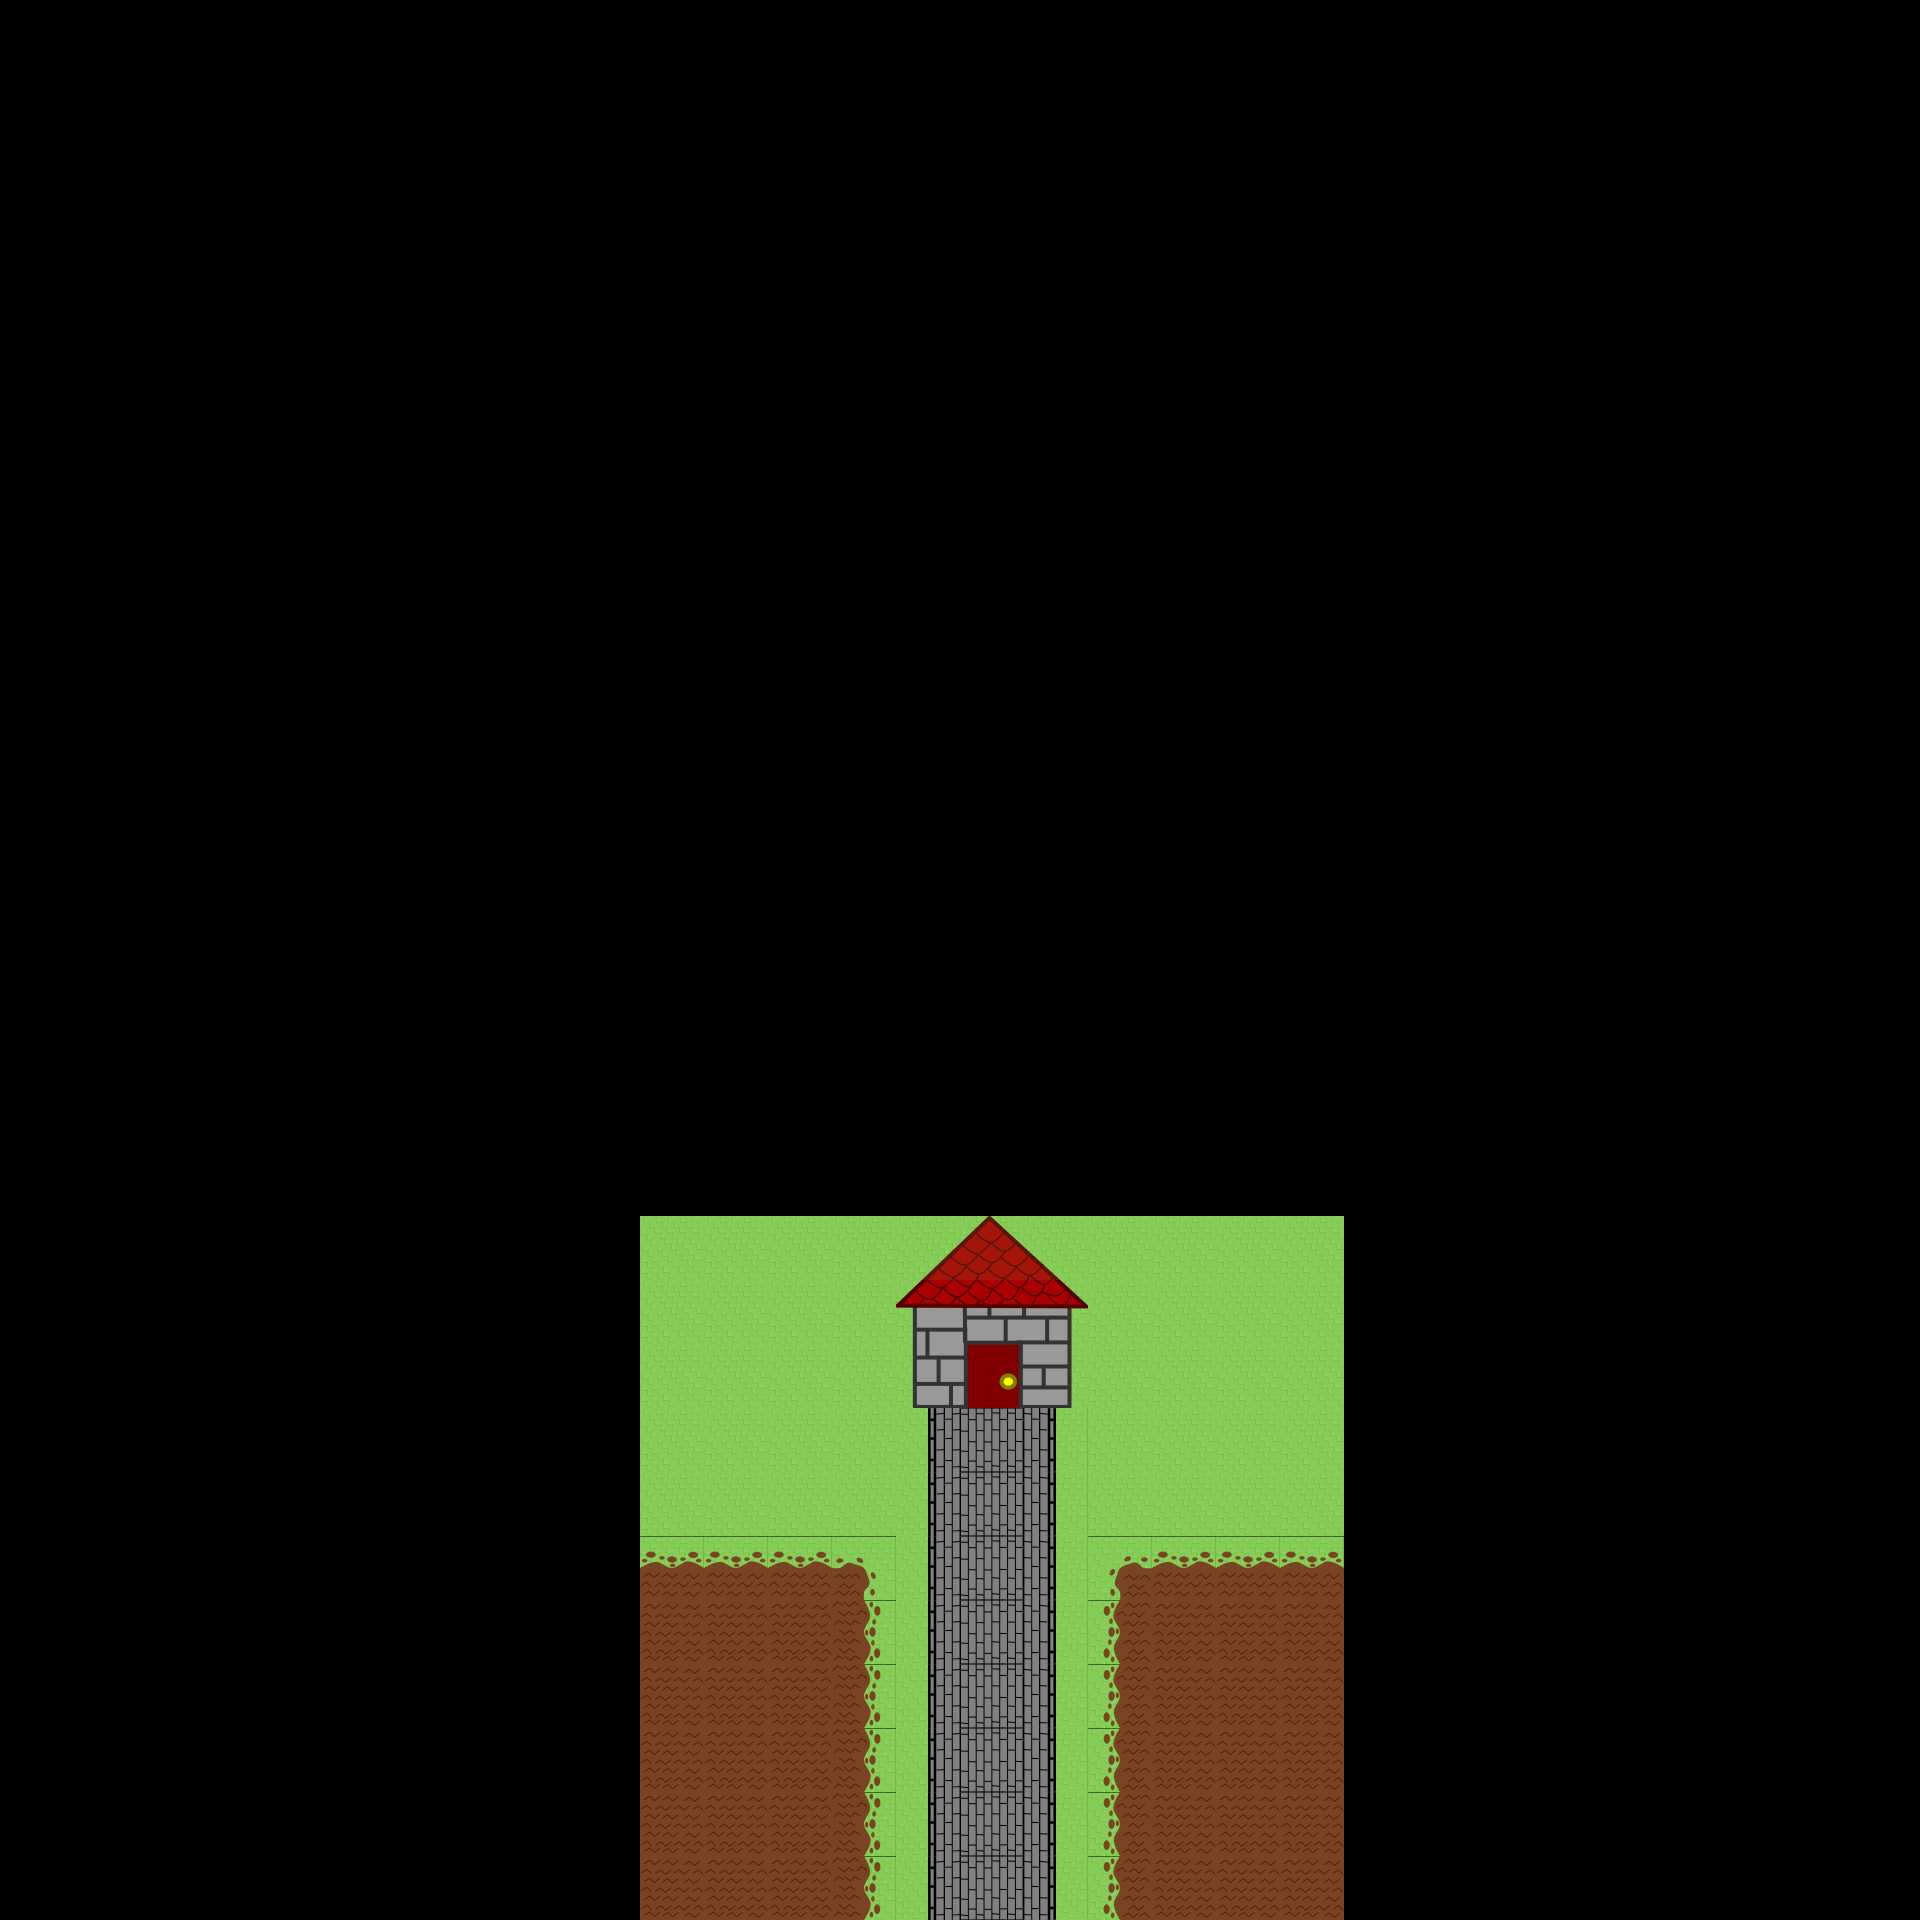

The image is a tile-based game level rendered from a .tmx file. Its description and source (layers, tilesets, objects; grid data summarised) follow:
An orthogonal 30x30 tile map with 64x64 px tiles, 3 tile layers (Terrain, Background, Foreground), 2 tilesets and 2 objects.

<map version="1.0" orientation="orthogonal" renderorder="right-down" width="30" height="30" tilewidth="64" tileheight="64" nextobjectid="11">
 <tileset firstgid="1" name="Terrain" tilewidth="64" tileheight="64">
  <image source="Terrain.png" width="512" height="512" />
  <terraintypes>
   <terrain name="Grass" tile="-1" />
   <terrain name="Mud" tile="-1" />
   <terrain name="Stone Path" tile="-1" />
  </terraintypes>
  <tile id="16" terrain="1,1,2,2" />
  <tile id="17" terrain="0,0,0,1" />
  <tile id="18" terrain="0,0,1,1" />
  <tile id="19" terrain="0,0,1,0" />
  <tile id="23" terrain="2,2,1,1" />
  <tile id="24" terrain="1,1,1,2" />
  <tile id="25" terrain="0,1,0,1" />
  <tile id="26" terrain="1,1,1,1" />
  <tile id="27" terrain="1,0,1,0" />
  <tile id="31" terrain="1,1,2,1" />
  <tile id="32" terrain="1,2,1,2" />
  <tile id="33" terrain="0,1,0,0" />
  <tile id="34" terrain="1,1,0,0" />
  <tile id="35" terrain="1,0,0,0" />
  <tile id="39" terrain="2,1,2,1" />
  <tile id="40" terrain="1,2,1,1" />
  <tile id="41" terrain="0,0,0,2" />
  <tile id="42" terrain="0,0,2,2" />
  <tile id="43" terrain="0,0,2,0" />
  <tile id="47" terrain="2,1,1,1" />
  <tile id="48" terrain="0,0,0,0" />
  <tile id="49" terrain="0,2,0,2" />
  <tile id="50" terrain="2,2,2,2" />
  <tile id="51" terrain="2,0,2,0" />
  <tile id="52" terrain="2,2,2,0" />
  <tile id="53" terrain="2,2,0,2" />
  <tile id="54" terrain="1,1,1,0" />
  <tile id="55" terrain="1,1,0,1" />
  <tile id="56">
   <properties>
    <property name="Unwalkable" value="" />
   </properties>
   <objectgroup draworder="index">
    <object id="0" x="-1" y="0" width="66" height="64" />
   </objectgroup>
  </tile>
  <tile id="57" terrain="0,2,0,0" />
  <tile id="58" terrain="2,2,0,0" />
  <tile id="59" terrain="2,0,0,0" />
  <tile id="60" terrain="2,0,2,2" />
  <tile id="61" terrain="0,2,2,2" />
  <tile id="62" terrain="1,0,1,1" />
  <tile id="63" terrain="0,1,1,1" />
 </tileset>
 <tileset firstgid="65" name="Buildings" tilewidth="64" tileheight="64">
  <image source="Buildings.png" width="512" height="512" />
 </tileset>
 <layer name="Terrain" width="30" height="30">
  <data>[900 cells, 900 non-empty, 11 distinct tile ids]</data>
 </layer>
 <layer name="Background" width="30" height="30">
  <data>[900 cells, 6 non-empty, 6 distinct tile ids]</data>
 </layer>
 <objectgroup name="Collision">
  <object id="9" x="897" y="1281" width="190" height="126" />
 </objectgroup>
 <objectgroup name="Sprites" />
 <layer name="Foreground" width="30" height="30" opacity="0.9">
  <data>[900 cells, 3 non-empty, 3 distinct tile ids]</data>
 </layer>
</map>
